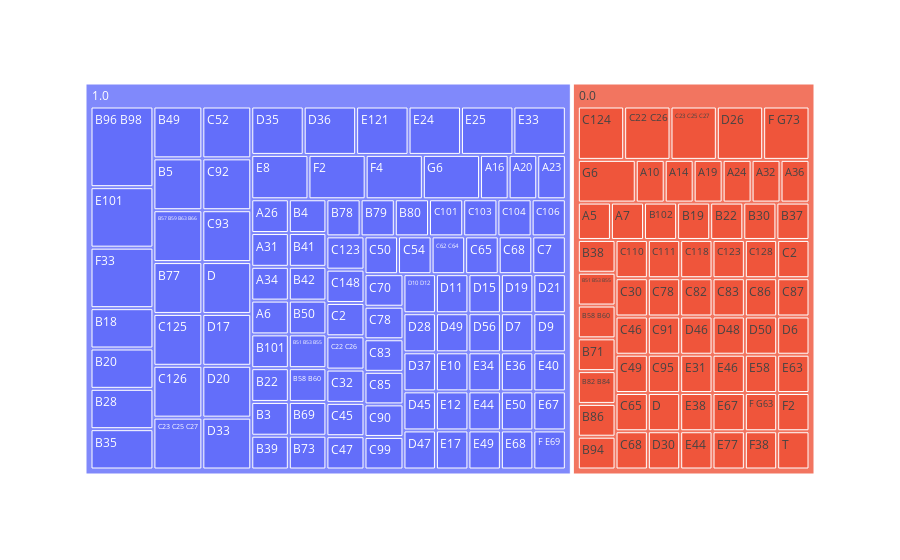

Write notebook code for a chart like this one.
### Code cell
# Como verifiquei que as pessoas da 3 classe sobreviveram menos, tentando achar um padrao em relacao a cabine e a sobrevivencia
grafico2 = px.treemap(
    titanic[~(titanic.Survived.isnull()) & ~(titanic.Cabin.isnull())],
    path=['Survived', 'Cabin'],
    # color='Cabin'
)
grafico2.show();

### Figure 1 — Plotly figure (JSON) as saved in the notebook; plotly's stock layout.template omitted (floating-point values rounded to 4 significant figures; data arrays with more than 128 entries replaced by an {"elided": "..."} marker saying what was removed)
{"data": [{"branchvalues": "total", "domain": {"x": [0, 1], "y": [0, 1]}, "hovertemplate": "labels=%{label}<br>count=%{value}<br>parent=%{parent}<br>id=%{id}<extra></extra>", "ids": {"elided": "165 str values"}, "labels": {"elided": "165 str values"}, "name": "", "parents": {"elided": "165 str values"}, "type": "treemap", "values": {"elided": "165 int values"}}], "layout": {"legend": {"tracegroupgap": 0}, "margin": {"t": 60}}}
